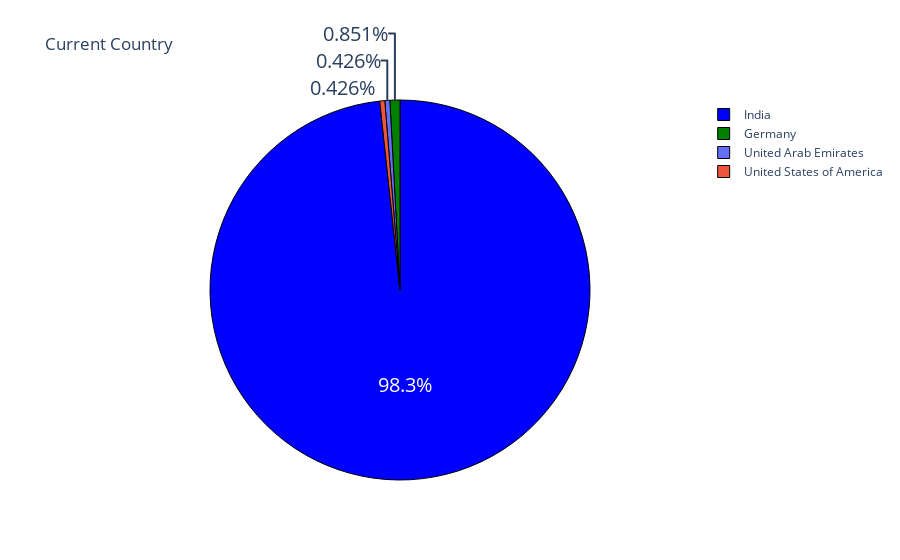

The cell this chart's notebook holds for it:
### Markdown cell above
# objective 1

### Code cell
country = data['Your Current Country.'].value_counts()
label = country.index
counts = country.values
colors = ['blue','green']
fig = go.Figure(data = [go.Pie(labels = label, values = counts)])
fig.update_layout(title_text = "Current Country")
fig.update_traces(hoverinfo = 'label+value', textinfo = 'percent', textfont_size = 20,
                  marker = dict(colors = colors, line = dict(color='black', width = 1)))
fig.show()

### Figure 1 — Plotly figure (JSON) as saved in the notebook; plotly's stock layout.template omitted (floating-point values rounded to 4 significant figures)
{"data": [{"hoverinfo": "label+value", "labels": ["India", "Germany", "United Arab Emirates", "United States of America"], "marker": {"colors": ["blue", "green"], "line": {"color": "black", "width": 1}}, "textfont": {"size": 20}, "textinfo": "percent", "type": "pie", "values": [231, 2, 1, 1]}], "layout": {"autosize": true, "title": {"text": "Current Country"}}}
